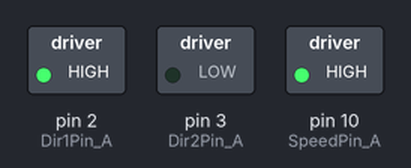
Bench run of a sketch on a simulated Arduino Uno, built with avr-gcc and run on an emulated ATmega328P. Parts: switched loads named in the sketch (green lamp = pin HIGH).

Above: at 0.05 s.
At 2.05 s:
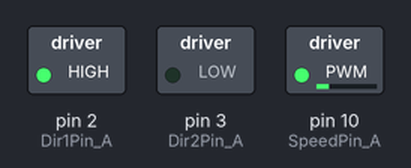
At 4.05 s:
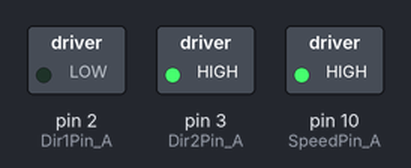
At 7.95 s:
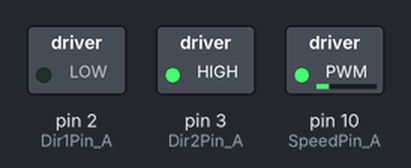
Timing chart, 0 to 10.4 s (numbered marks = the images above):
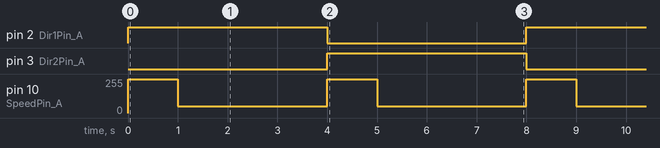

Measured:
- by itself, pin 2 (Dir1Pin_A), pin 3 (Dir2Pin_A): alternates HIGH for 4.0 s and LOW for 4.0 s
- by itself, pin 10 (SpeedPin_A): alternates 255/255 for 1.0 s and 51/255 for 3.0 s

The sketch:

l293n.ino
```cpp
int Dir1Pin_A = 2;      // 제어신호 1핀
int Dir2Pin_A = 3;      // 제어신호 2핀
int SpeedPin_A = 10;    // PWM제어를 위한 핀

void setup() {
  pinMode(Dir1Pin_A, OUTPUT);             // 제어 1번핀 출력모드 설정
  pinMode(Dir2Pin_A, OUTPUT);             // 제어 2번핀 출력모드 설정
  pinMode(SpeedPin_A, OUTPUT);            // PWM제어핀 출력모드 설정
}

void loop() {

  digitalWrite(Dir1Pin_A, HIGH);         //모터가 시계 방향으로 회전
  digitalWrite(Dir2Pin_A, LOW);
  analogWrite(SpeedPin_A, 255);          //모터 속도를 최대로 설정
  delay(1000);

  digitalWrite(Dir1Pin_A, HIGH);         //모터가 시계 방향으로 회전
  digitalWrite(Dir2Pin_A, LOW);
  analogWrite(SpeedPin_A, 51);           //모터 속도를 1/5로 설정
  delay(3000);

  digitalWrite(Dir1Pin_A, LOW);          //모터가 반시계 방향으로 회전
  digitalWrite(Dir2Pin_A, HIGH);
  analogWrite(SpeedPin_A, 255);          //모터 속도를 최대로 설정
  delay(1000);

  digitalWrite(Dir1Pin_A, LOW);          //모터가 반시계 방향으로 회전
  digitalWrite(Dir2Pin_A, HIGH);
  analogWrite(SpeedPin_A, 51);          //모터 속도를 1/5로 설정
  delay(3000);
}
```
